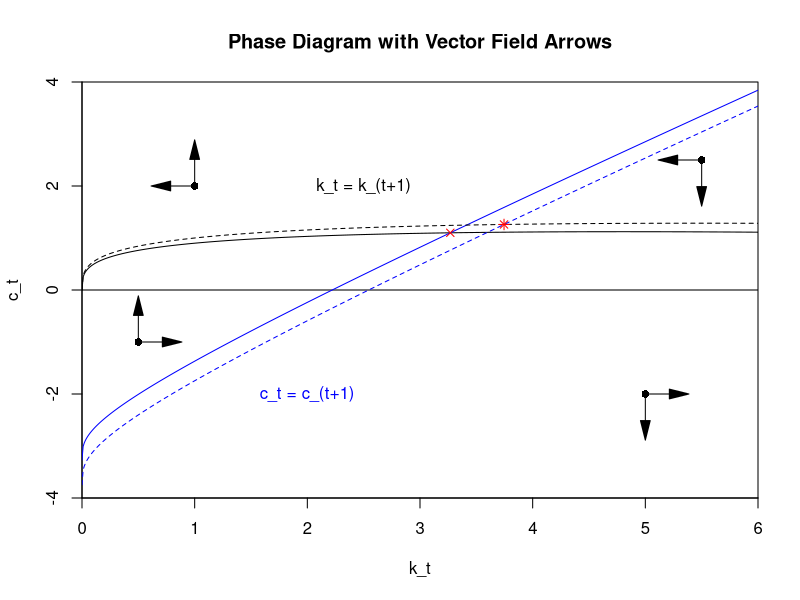
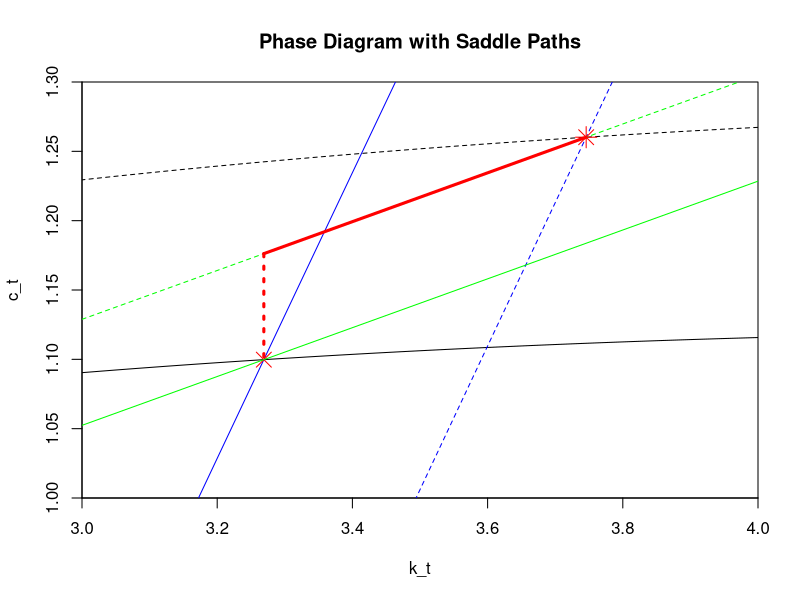

Recreate these plots in R, in order.
## ---- chunk 1
knitr::opts_chunk$set(echo = TRUE)
## ---- chunk 2

library(shape)

z <- 1
z2 <- 1.1
alpha <- 0.3
delta <- 0.1
beta <- 0.97

k_bar = (((beta^-1)-1+delta)/(z*alpha))^(1/(alpha-1))
c_bar = z * k_bar^alpha - delta * k_bar

k_bar2 = (((beta^-1)-1+delta)/(z2*alpha))^(1/(alpha-1))
c_bar2 = z2 * k_bar2^alpha - delta * k_bar2

k <- (0:1000)/100

delta_k_zero <- z*k^alpha-delta*k
delta_c_zero <- z*k^alpha+(1-delta)*k - k_bar

delta_k_zero2 <- z2*k^alpha-delta*k
delta_c_zero2 <- z2*k^alpha+(1-delta)*k - k_bar2

plot(1, type ="n", xlim=c(0, 6), ylim=c(-4, 4), xaxs="i", yaxs="i", xlab="k_t", ylab="c_t", main = "Phase Diagram with Vector Field Arrows")
abline(h=0)

lines(y=delta_k_zero, x=k, lty=1)
lines(y=delta_c_zero, x=k, lty=1, col = "blue")
lines(y=delta_k_zero2, x=k, lty=2)
lines(y=delta_c_zero2, x=k, lty=2, col = "blue")

x <- c(.5, 1, 5.5, 5)
y <- c(-1, 2, 2.5, -2)

points(x, y, pch=16)

Arrows(x0 = x, 
       y0 = y,
       x1 = x + .3*c(1, -1, -1, 1),
       y1 = y,
       arr.type = "triangle")

Arrows(x0 = x,
       y0 = y,
       x1 = x,
       y1 = y+ .7*c(1, 1, -1, -1),
       arr.type = "triangle")

text(x = 2.5, y = 2, labels = "k_t = k_(t+1)")
text(x = 2, y = -2, labels = "c_t = c_(t+1)", col="blue")

points(x=k_bar, y=c_bar, pch = 4, col = "red")
points(x=k_bar2, y=c_bar2, pch = 8, col = "red")

## ---- chunk 3

plot(1, type ="n", xlim=c(3, 4), ylim=c(1, 1.3), xaxs="i", yaxs="i", xlab="k_t", ylab="c_t",  main = "Phase Diagram with Saddle Paths")
abline(h=0)

lines(y=delta_k_zero, x=k, lty=1)
lines(y=delta_c_zero, x=k, lty=1, col = "blue")
lines(y=delta_k_zero2, x=k, lty=2)
lines(y=delta_c_zero2, x=k, lty=2, col = "blue")

text(x = 2.5, y = 2, labels = "k_t = k_(t+1)")
text(x = 2, y = -2, labels = "c_t = c_(t+1)", col="blue")

points(x=k_bar, y=c_bar, pch = 4, col = "red", cex=2)
points(x=k_bar2, y=c_bar2, pch = 8, col = "red", cex=2)

sd_slope <- 0.1761

abline(a= c_bar-k_bar*sd_slope, b=sd_slope, col = "green")
abline(a= c_bar2-k_bar2*sd_slope, b=sd_slope, lty=2, col = "green")

segments(x0=k_bar, x1=k_bar2, y0=c_bar2-k_bar2*sd_slope+k_bar*sd_slope, y1=c_bar2, col ="red", lwd=3)
segments(x0=k_bar, x1=k_bar, y0=c_bar2-k_bar2*sd_slope+k_bar*sd_slope, y1=c_bar, col ="red", lwd=3, lty=3)


